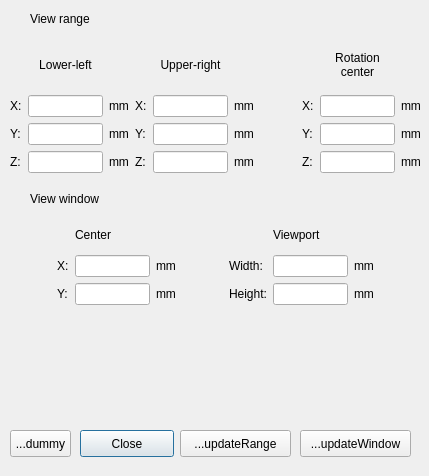
<?xml version="1.0" encoding="UTF-8"?>
<ui version="4.0">
 <class>ACameraControlDialog</class>
 <widget class="QDialog" name="ACameraControlDialog">
  <property name="geometry">
   <rect>
    <x>0</x>
    <y>0</y>
    <width>429</width>
    <height>476</height>
   </rect>
  </property>
  <property name="windowTitle">
   <string>Dialog</string>
  </property>
  <widget class="QPushButton" name="pbClose">
   <property name="geometry">
    <rect>
     <x>80</x>
     <y>430</y>
     <width>94</width>
     <height>27</height>
    </rect>
   </property>
   <property name="text">
    <string>Close</string>
   </property>
  </widget>
  <widget class="QLabel" name="label_22">
   <property name="geometry">
    <rect>
     <x>30</x>
     <y>10</y>
     <width>151</width>
     <height>17</height>
    </rect>
   </property>
   <property name="text">
    <string>View range</string>
   </property>
  </widget>
  <widget class="QPushButton" name="pbUpdateRange">
   <property name="geometry">
    <rect>
     <x>180</x>
     <y>430</y>
     <width>111</width>
     <height>27</height>
    </rect>
   </property>
   <property name="text">
    <string>...updateRange</string>
   </property>
  </widget>
  <widget class="QPushButton" name="pbDummy">
   <property name="geometry">
    <rect>
     <x>10</x>
     <y>430</y>
     <width>61</width>
     <height>27</height>
    </rect>
   </property>
   <property name="text">
    <string>...dummy</string>
   </property>
  </widget>
  <widget class="QLabel" name="label_23">
   <property name="geometry">
    <rect>
     <x>30</x>
     <y>190</y>
     <width>131</width>
     <height>17</height>
    </rect>
   </property>
   <property name="text">
    <string>View window</string>
   </property>
  </widget>
  <widget class="QPushButton" name="pbUpdateWindow">
   <property name="geometry">
    <rect>
     <x>300</x>
     <y>430</y>
     <width>111</width>
     <height>27</height>
    </rect>
   </property>
   <property name="text">
    <string>...updateWindow</string>
   </property>
  </widget>
  <widget class="QWidget" name="">
   <property name="geometry">
    <rect>
     <x>10</x>
     <y>40</y>
     <width>411</width>
     <height>133</height>
    </rect>
   </property>
   <layout class="QHBoxLayout" name="horizontalLayout">
    <item>
     <layout class="QGridLayout" name="gridLayout">
      <item row="0" column="1">
       <widget class="QLabel" name="label_13">
        <property name="text">
         <string>Lower-left</string>
        </property>
        <property name="alignment">
         <set>Qt::AlignCenter</set>
        </property>
       </widget>
      </item>
      <item row="0" column="4">
       <widget class="QLabel" name="label_14">
        <property name="text">
         <string>Upper-right</string>
        </property>
        <property name="alignment">
         <set>Qt::AlignCenter</set>
        </property>
       </widget>
      </item>
      <item row="1" column="0">
       <widget class="QLabel" name="label">
        <property name="text">
         <string>X:</string>
        </property>
       </widget>
      </item>
      <item row="1" column="1">
       <widget class="QLineEdit" name="ledRangeLX">
        <property name="maximumSize">
         <size>
          <width>75</width>
          <height>16777215</height>
         </size>
        </property>
       </widget>
      </item>
      <item row="1" column="2">
       <widget class="QLabel" name="label_4">
        <property name="text">
         <string>mm</string>
        </property>
       </widget>
      </item>
      <item row="1" column="3">
       <widget class="QLabel" name="label_8">
        <property name="text">
         <string>X:</string>
        </property>
       </widget>
      </item>
      <item row="1" column="4">
       <widget class="QLineEdit" name="ledRangeUX">
        <property name="maximumSize">
         <size>
          <width>75</width>
          <height>16777215</height>
         </size>
        </property>
       </widget>
      </item>
      <item row="1" column="5">
       <widget class="QLabel" name="label_7">
        <property name="text">
         <string>mm</string>
        </property>
       </widget>
      </item>
      <item row="2" column="0">
       <widget class="QLabel" name="label_2">
        <property name="text">
         <string>Y:</string>
        </property>
       </widget>
      </item>
      <item row="2" column="1">
       <widget class="QLineEdit" name="ledRangeLY">
        <property name="maximumSize">
         <size>
          <width>75</width>
          <height>16777215</height>
         </size>
        </property>
       </widget>
      </item>
      <item row="2" column="2">
       <widget class="QLabel" name="label_5">
        <property name="text">
         <string>mm</string>
        </property>
       </widget>
      </item>
      <item row="2" column="3">
       <widget class="QLabel" name="label_9">
        <property name="text">
         <string>Y:</string>
        </property>
       </widget>
      </item>
      <item row="2" column="4">
       <widget class="QLineEdit" name="ledRangeUY">
        <property name="maximumSize">
         <size>
          <width>75</width>
          <height>16777215</height>
         </size>
        </property>
       </widget>
      </item>
      <item row="2" column="5">
       <widget class="QLabel" name="label_11">
        <property name="text">
         <string>mm</string>
        </property>
       </widget>
      </item>
      <item row="3" column="0">
       <widget class="QLabel" name="label_3">
        <property name="text">
         <string>Z:</string>
        </property>
       </widget>
      </item>
      <item row="3" column="1">
       <widget class="QLineEdit" name="ledRangeLZ">
        <property name="maximumSize">
         <size>
          <width>75</width>
          <height>16777215</height>
         </size>
        </property>
       </widget>
      </item>
      <item row="3" column="2">
       <widget class="QLabel" name="label_6">
        <property name="text">
         <string>mm</string>
        </property>
       </widget>
      </item>
      <item row="3" column="3">
       <widget class="QLabel" name="label_12">
        <property name="text">
         <string>Z:</string>
        </property>
       </widget>
      </item>
      <item row="3" column="4">
       <widget class="QLineEdit" name="ledRangeUZ">
        <property name="maximumSize">
         <size>
          <width>75</width>
          <height>16777215</height>
         </size>
        </property>
       </widget>
      </item>
      <item row="3" column="5">
       <widget class="QLabel" name="label_10">
        <property name="text">
         <string>mm</string>
        </property>
       </widget>
      </item>
     </layout>
    </item>
    <item>
     <spacer name="horizontalSpacer">
      <property name="orientation">
       <enum>Qt::Horizontal</enum>
      </property>
      <property name="sizeHint" stdset="0">
       <size>
        <width>13</width>
        <height>20</height>
       </size>
      </property>
     </spacer>
    </item>
    <item>
     <layout class="QGridLayout" name="gridLayout_2">
      <item row="0" column="1">
       <widget class="QLabel" name="label_21">
        <property name="text">
         <string>Rotation
center</string>
        </property>
        <property name="alignment">
         <set>Qt::AlignCenter</set>
        </property>
       </widget>
      </item>
      <item row="1" column="0">
       <widget class="QLabel" name="label_18">
        <property name="text">
         <string>X:</string>
        </property>
       </widget>
      </item>
      <item row="1" column="1">
       <widget class="QLineEdit" name="ledCenterX">
        <property name="maximumSize">
         <size>
          <width>75</width>
          <height>16777215</height>
         </size>
        </property>
       </widget>
      </item>
      <item row="1" column="2">
       <widget class="QLabel" name="label_16">
        <property name="text">
         <string>mm</string>
        </property>
       </widget>
      </item>
      <item row="2" column="0">
       <widget class="QLabel" name="label_19">
        <property name="text">
         <string>Y:</string>
        </property>
       </widget>
      </item>
      <item row="2" column="1">
       <widget class="QLineEdit" name="ledCenterY">
        <property name="maximumSize">
         <size>
          <width>75</width>
          <height>16777215</height>
         </size>
        </property>
       </widget>
      </item>
      <item row="2" column="2">
       <widget class="QLabel" name="label_17">
        <property name="text">
         <string>mm</string>
        </property>
       </widget>
      </item>
      <item row="3" column="0">
       <widget class="QLabel" name="label_20">
        <property name="text">
         <string>Z:</string>
        </property>
       </widget>
      </item>
      <item row="3" column="1">
       <widget class="QLineEdit" name="ledCenterZ">
        <property name="maximumSize">
         <size>
          <width>75</width>
          <height>16777215</height>
         </size>
        </property>
       </widget>
      </item>
      <item row="3" column="2">
       <widget class="QLabel" name="label_15">
        <property name="text">
         <string>mm</string>
        </property>
       </widget>
      </item>
     </layout>
    </item>
   </layout>
  </widget>
  <widget class="QWidget" name="">
   <property name="geometry">
    <rect>
     <x>10</x>
     <y>220</y>
     <width>411</width>
     <height>85</height>
    </rect>
   </property>
   <layout class="QHBoxLayout" name="horizontalLayout_2">
    <item>
     <spacer name="horizontalSpacer_2">
      <property name="orientation">
       <enum>Qt::Horizontal</enum>
      </property>
      <property name="sizeHint" stdset="0">
       <size>
        <width>13</width>
        <height>20</height>
       </size>
      </property>
     </spacer>
    </item>
    <item>
     <layout class="QGridLayout" name="gridLayout_3">
      <item row="0" column="1">
       <widget class="QLabel" name="label_24">
        <property name="text">
         <string>Center</string>
        </property>
       </widget>
      </item>
      <item row="1" column="0">
       <widget class="QLabel" name="label_25">
        <property name="text">
         <string>X:</string>
        </property>
       </widget>
      </item>
      <item row="1" column="1">
       <widget class="QLineEdit" name="ledWx">
        <property name="maximumSize">
         <size>
          <width>75</width>
          <height>16777215</height>
         </size>
        </property>
       </widget>
      </item>
      <item row="1" column="2">
       <widget class="QLabel" name="label_29">
        <property name="text">
         <string>mm</string>
        </property>
       </widget>
      </item>
      <item row="2" column="0">
       <widget class="QLabel" name="label_26">
        <property name="text">
         <string>Y:</string>
        </property>
       </widget>
      </item>
      <item row="2" column="1">
       <widget class="QLineEdit" name="ledWy">
        <property name="maximumSize">
         <size>
          <width>75</width>
          <height>16777215</height>
         </size>
        </property>
       </widget>
      </item>
      <item row="2" column="2">
       <widget class="QLabel" name="label_30">
        <property name="text">
         <string>mm</string>
        </property>
       </widget>
      </item>
     </layout>
    </item>
    <item>
     <spacer name="horizontalSpacer_3">
      <property name="orientation">
       <enum>Qt::Horizontal</enum>
      </property>
      <property name="sizeHint" stdset="0">
       <size>
        <width>13</width>
        <height>20</height>
       </size>
      </property>
     </spacer>
    </item>
    <item>
     <layout class="QGridLayout" name="gridLayout_4">
      <item row="0" column="1">
       <widget class="QLabel" name="label_33">
        <property name="text">
         <string>Viewport</string>
        </property>
       </widget>
      </item>
      <item row="1" column="0">
       <widget class="QLabel" name="label_27">
        <property name="text">
         <string>Width:</string>
        </property>
       </widget>
      </item>
      <item row="1" column="1">
       <widget class="QLineEdit" name="ledWw">
        <property name="maximumSize">
         <size>
          <width>75</width>
          <height>16777215</height>
         </size>
        </property>
       </widget>
      </item>
      <item row="1" column="2">
       <widget class="QLabel" name="label_32">
        <property name="text">
         <string>mm</string>
        </property>
       </widget>
      </item>
      <item row="2" column="0">
       <widget class="QLabel" name="label_28">
        <property name="text">
         <string>Height:</string>
        </property>
       </widget>
      </item>
      <item row="2" column="1">
       <widget class="QLineEdit" name="ledWh">
        <property name="maximumSize">
         <size>
          <width>75</width>
          <height>16777215</height>
         </size>
        </property>
       </widget>
      </item>
      <item row="2" column="2">
       <widget class="QLabel" name="label_31">
        <property name="text">
         <string>mm</string>
        </property>
       </widget>
      </item>
     </layout>
    </item>
    <item>
     <spacer name="horizontalSpacer_4">
      <property name="orientation">
       <enum>Qt::Horizontal</enum>
      </property>
      <property name="sizeHint" stdset="0">
       <size>
        <width>40</width>
        <height>20</height>
       </size>
      </property>
     </spacer>
    </item>
   </layout>
  </widget>
 </widget>
 <resources/>
 <connections>
  <connection>
   <sender>ledRangeLX</sender>
   <signal>editingFinished()</signal>
   <receiver>pbUpdateRange</receiver>
   <slot>click()</slot>
   <hints>
    <hint type="sourcelabel">
     <x>129</x>
     <y>75</y>
    </hint>
    <hint type="destinationlabel">
     <x>292</x>
     <y>279</y>
    </hint>
   </hints>
  </connection>
  <connection>
   <sender>ledRangeLY</sender>
   <signal>editingFinished()</signal>
   <receiver>pbUpdateRange</receiver>
   <slot>click()</slot>
   <hints>
    <hint type="sourcelabel">
     <x>92</x>
     <y>103</y>
    </hint>
    <hint type="destinationlabel">
     <x>272</x>
     <y>286</y>
    </hint>
   </hints>
  </connection>
  <connection>
   <sender>ledRangeLZ</sender>
   <signal>editingFinished()</signal>
   <receiver>pbUpdateRange</receiver>
   <slot>click()</slot>
   <hints>
    <hint type="sourcelabel">
     <x>50</x>
     <y>135</y>
    </hint>
    <hint type="destinationlabel">
     <x>280</x>
     <y>286</y>
    </hint>
   </hints>
  </connection>
  <connection>
   <sender>ledRangeUX</sender>
   <signal>editingFinished()</signal>
   <receiver>pbUpdateRange</receiver>
   <slot>click()</slot>
   <hints>
    <hint type="sourcelabel">
     <x>331</x>
     <y>69</y>
    </hint>
    <hint type="destinationlabel">
     <x>328</x>
     <y>283</y>
    </hint>
   </hints>
  </connection>
  <connection>
   <sender>ledRangeUY</sender>
   <signal>editingFinished()</signal>
   <receiver>pbUpdateRange</receiver>
   <slot>click()</slot>
   <hints>
    <hint type="sourcelabel">
     <x>310</x>
     <y>98</y>
    </hint>
    <hint type="destinationlabel">
     <x>318</x>
     <y>275</y>
    </hint>
   </hints>
  </connection>
  <connection>
   <sender>ledRangeUZ</sender>
   <signal>editingFinished()</signal>
   <receiver>pbUpdateRange</receiver>
   <slot>click()</slot>
   <hints>
    <hint type="sourcelabel">
     <x>299</x>
     <y>134</y>
    </hint>
    <hint type="destinationlabel">
     <x>305</x>
     <y>291</y>
    </hint>
   </hints>
  </connection>
 </connections>
</ui>
